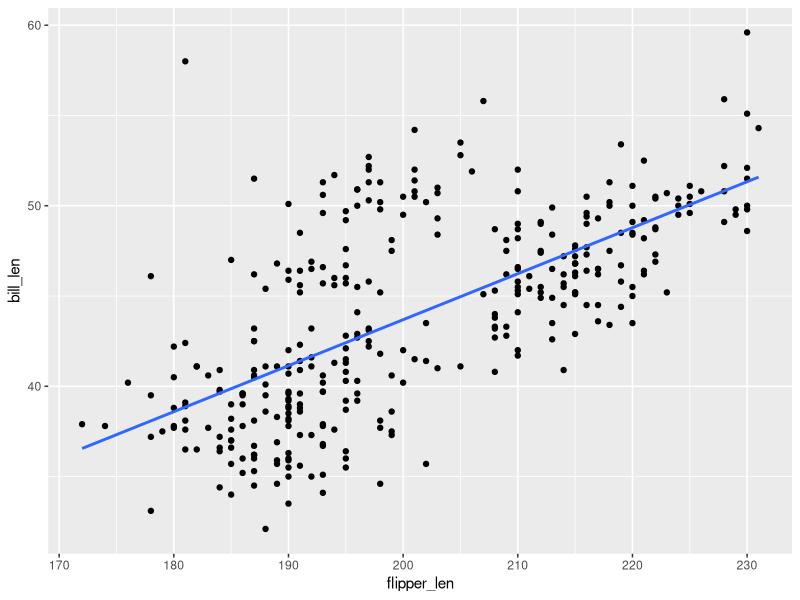
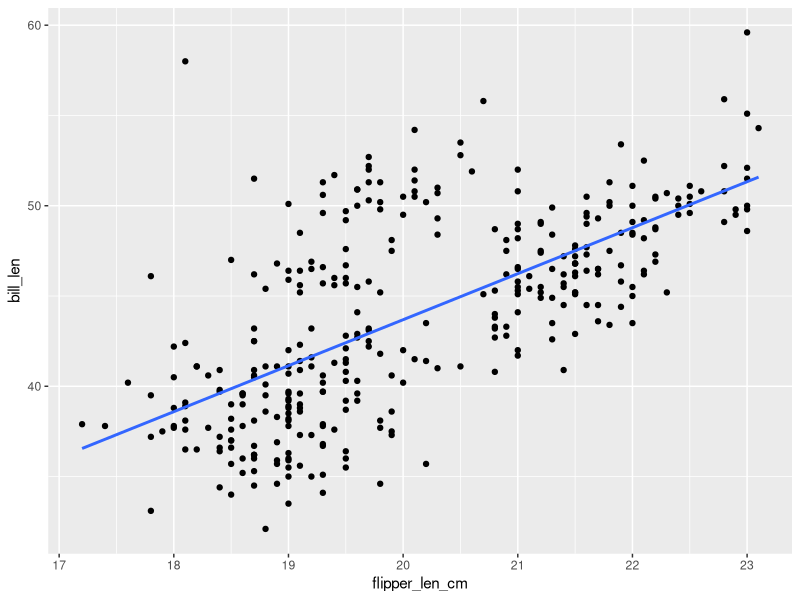
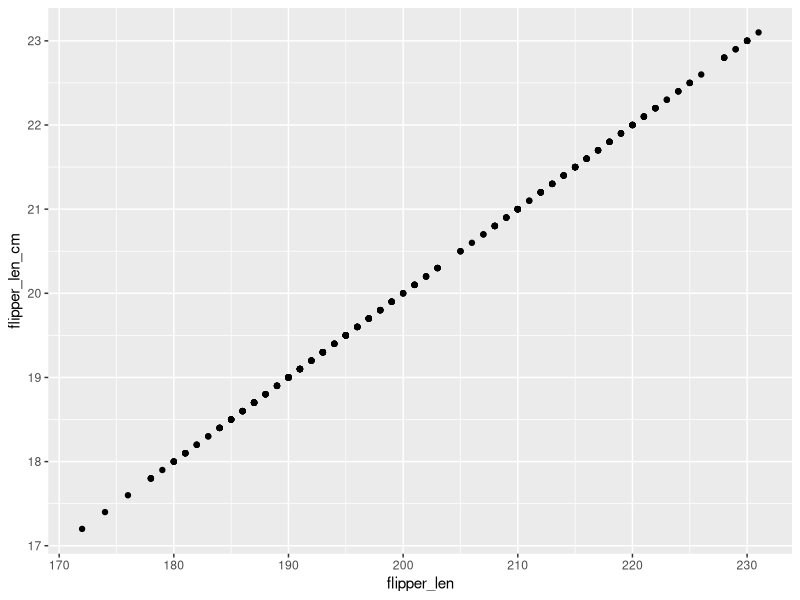
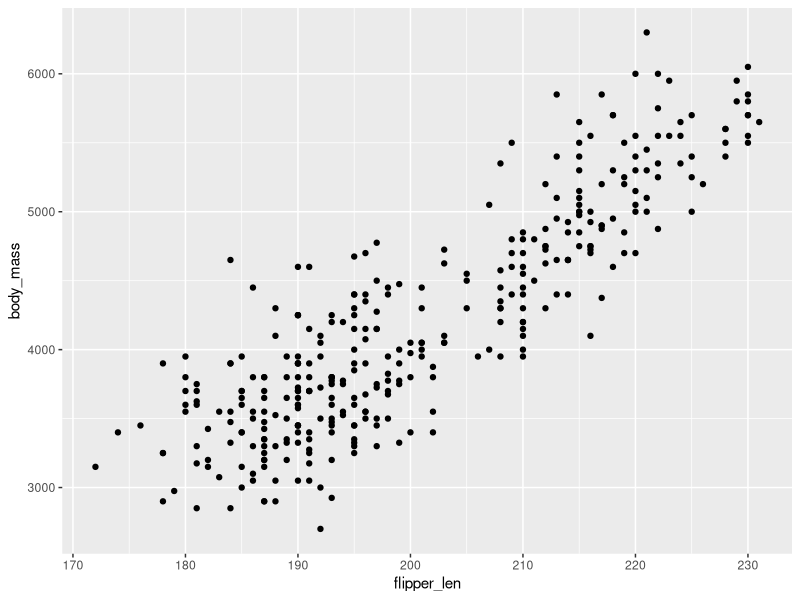
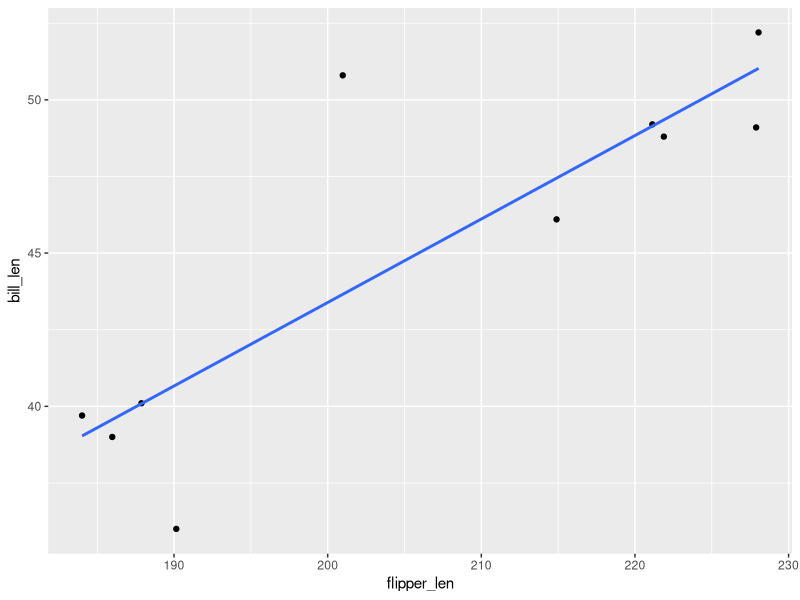
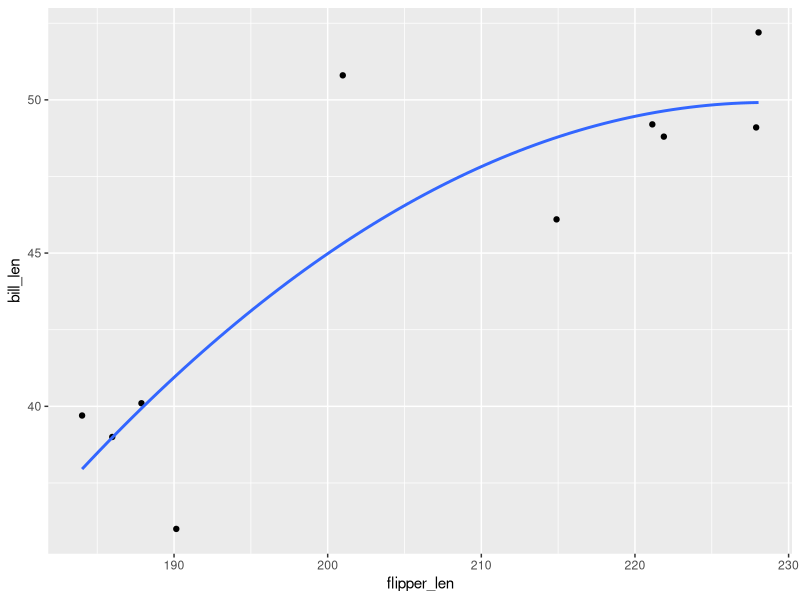
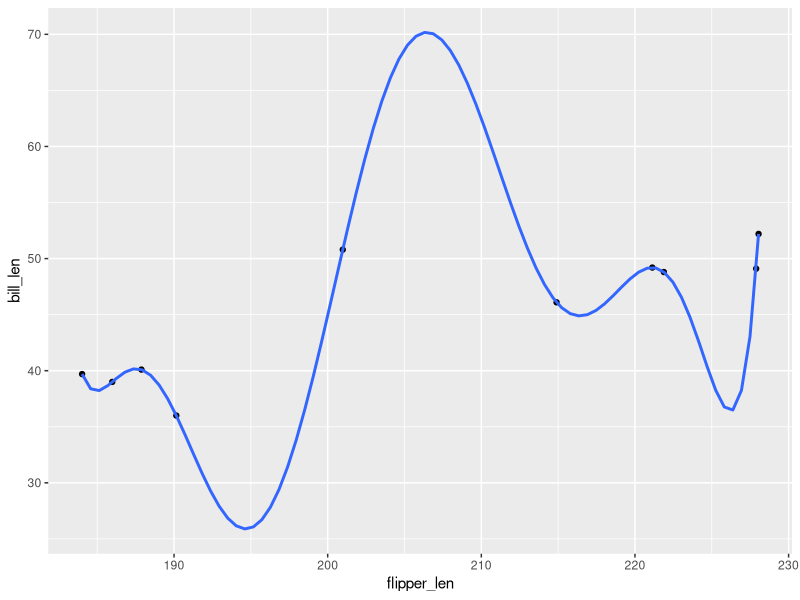
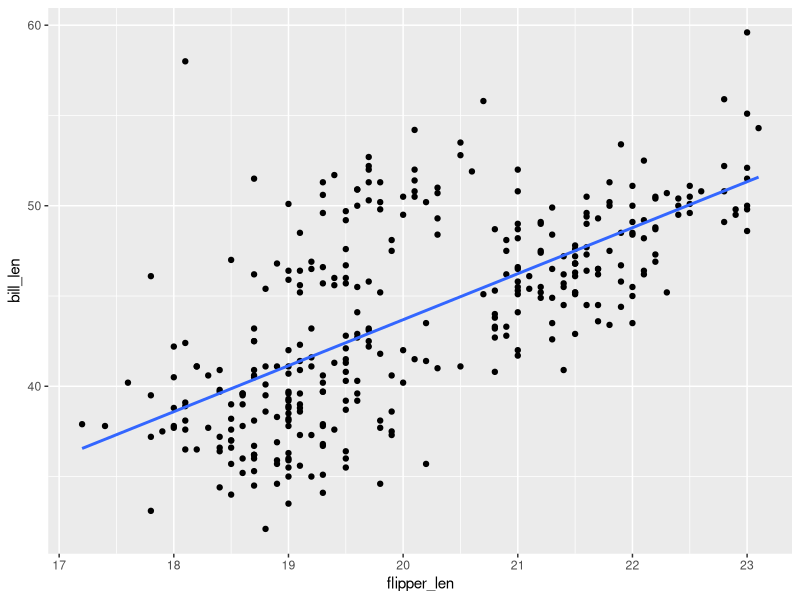

Generate these figures, in order, with R:
## ---- chunk 1
#| include: false
knitr::opts_chunk$set(
  collapse = TRUE, 
  warning = FALSE,
  message = FALSE,
  error = TRUE,
  fig.height = 2.75, 
  fig.width = 4.25,
  fig.env = 'figure',
  fig.pos = 'h',
  fig.align = 'center')
## ---- chunk 2
# Load packages & data
library(tidyverse)
data(penguins)
head(penguins)
## ---- chunk 3
penguins <- penguins %>% 
    mutate(flipper_len_cm = flipper_len / 10)
head(penguins)
## ---- chunk 4
penguin_model_1 <- lm(bill_len ~ flipper_len, penguins)
penguin_model_2 <- lm(bill_len ~ flipper_len_cm, penguins)
penguin_model_3 <- lm(bill_len ~ flipper_len + flipper_len_cm, penguins)
penguin_model_4 <- lm(bill_len ~ body_mass, penguins)
penguin_model_5 <- lm(bill_len ~ flipper_len + body_mass, penguins)
## ---- chunk 5
ggplot(penguins, aes(y = bill_len, x = flipper_len)) + 
    geom_point() +
    geom_smooth(method = "lm", se = FALSE)

ggplot(penguins, aes(y = bill_len, x = flipper_len_cm)) + 
    geom_point() +
    geom_smooth(method = "lm", se = FALSE)
## ---- chunk 6
summary(penguin_model_1)$r.squared
summary(penguin_model_2)$r.squared
summary(penguin_model_3)$r.squared
## ---- chunk 7
ggplot(penguins, aes(x = flipper_len, y = flipper_len_cm)) +
    geom_point()
## ---- chunk 8
summary(penguin_model_1)$r.squared
summary(penguin_model_4)$r.squared
## ---- chunk 9
summary(penguin_model_5)$r.squared
## ---- chunk 10
ggplot(penguins, aes(x = flipper_len, y = body_mass)) +
    geom_point()
## ---- chunk 11
# For illustration purposes only, take a sample of 10 penguins.
# We'll discuss this code later in the course!
set.seed(155)
penguins_small <- sample_n(penguins, size = 10) %>%
  mutate(flipper_len = jitter(flipper_len))
## ---- chunk 12
# A model with one predictor (flipper_len)
poly_mod_1 <- lm(bill_len ~ flipper_len, penguins_small)

# A model with two predictors (flipper_len and flipper_len^2)
poly_mod_2 <- lm(bill_len ~ poly(flipper_len, 2), penguins_small)

# A model with nine predictors (flipper_len, flipper_len^2, ... on up to flipper_len^9)
poly_mod_9 <- lm(bill_len ~ poly(flipper_len, 9), penguins_small)
## ---- chunk 13
summary(poly_mod_1)$r.squared
summary(poly_mod_2)$r.squared
summary(poly_mod_9)$r.squared
## ---- chunk 14
# A plot of model 1
ggplot(penguins_small, aes(y = bill_len, x = flipper_len)) + 
    geom_point() + 
    geom_smooth(method = "lm", se = FALSE)
## ---- chunk 15
# A plot of model 2
ggplot(penguins_small, aes(y = bill_len, x = flipper_len)) + 
    geom_point() + 
    geom_smooth(method = "lm", formula = y ~ poly(x, 2), se = FALSE)
## ---- chunk 16
# A plot of model 9
ggplot(penguins_small, aes(y = bill_len, x = flipper_len)) + 
    geom_point() + 
    geom_smooth(method = "lm", formula = y ~ poly(x, 9), se = FALSE)
## ---- chunk 17
example_1 <- lm(bill_len ~ species, penguins)
example_2 <- lm(bill_len ~ species + island, penguins)
summary(example_1)
summary(example_2)
## ---- chunk 18
# Load packages & data
library(tidyverse)
data(penguins)

penguins <- penguins %>% 
    mutate(flipper_len = flipper_len / 10)

penguin_model_1 <- lm(bill_len ~ flipper_len, penguins)
penguin_model_2 <- lm(bill_len ~ flipper_len, penguins)
penguin_model_3 <- lm(bill_len ~ flipper_len + flipper_len, penguins)
penguin_model_4 <- lm(bill_len ~ body_mass, penguins)
penguin_model_5 <- lm(bill_len ~ flipper_len + body_mass, penguins)
## ---- chunk 19
ggplot(penguins, aes(y = bill_len, x = flipper_len)) + 
    geom_point() +
    geom_smooth(method = "lm", se = FALSE)

ggplot(penguins, aes(y = bill_len, x = flipper_len)) + 
    geom_point() +
    geom_smooth(method = "lm", se = FALSE)
## ---- chunk 20
summary(penguin_model_1)$r.squared
summary(penguin_model_2)$r.squared
summary(penguin_model_3)$r.squared
## ---- chunk 21
ggplot(penguins, aes(x = flipper_len, y = flipper_len)) +
    geom_point()
## ---- chunk 22
ggplot(penguins, aes(x = flipper_len, y = body_mass)) +
    geom_point()
